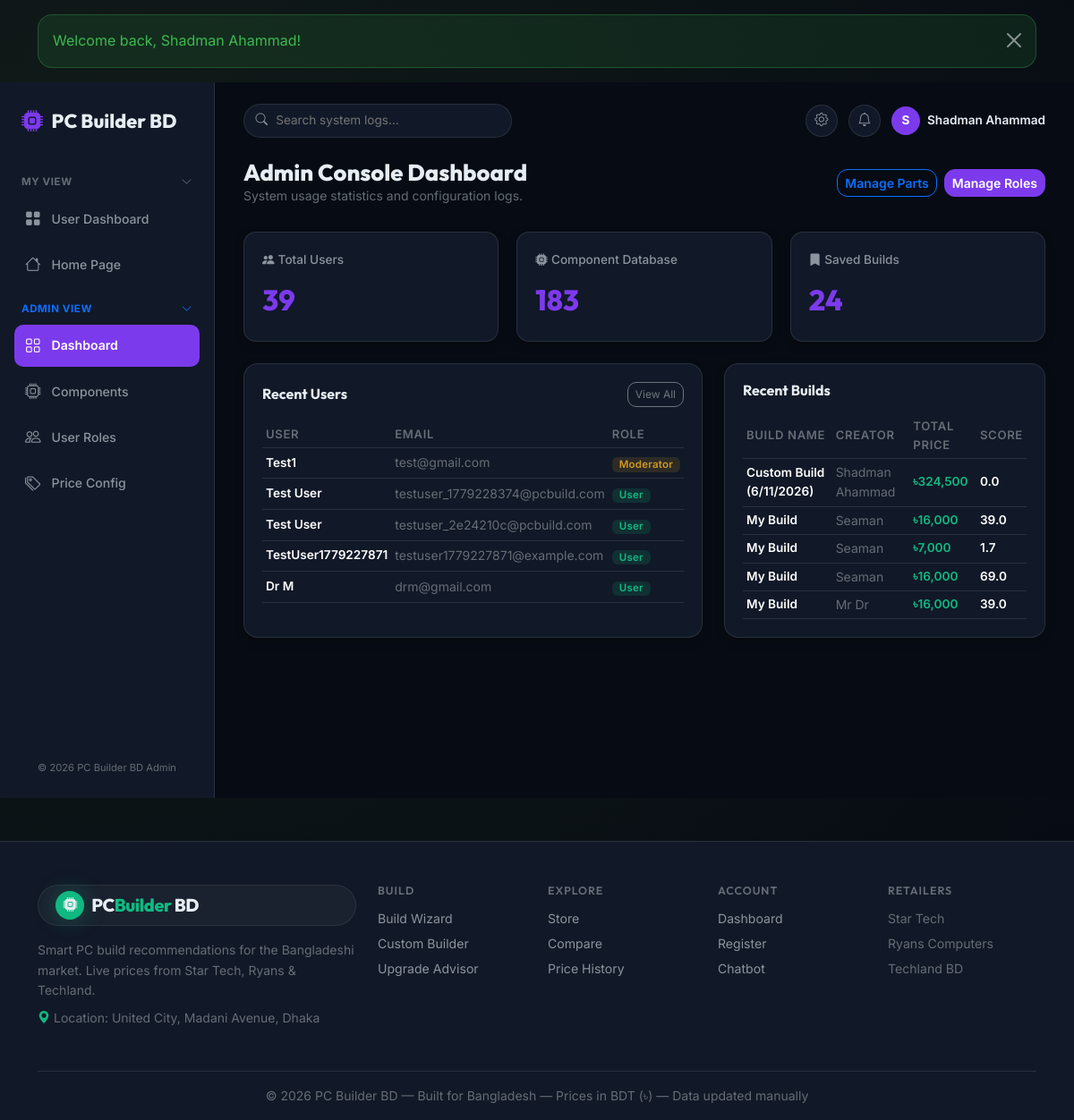
Page /admin/index.php (signed in) on the earlier database version.
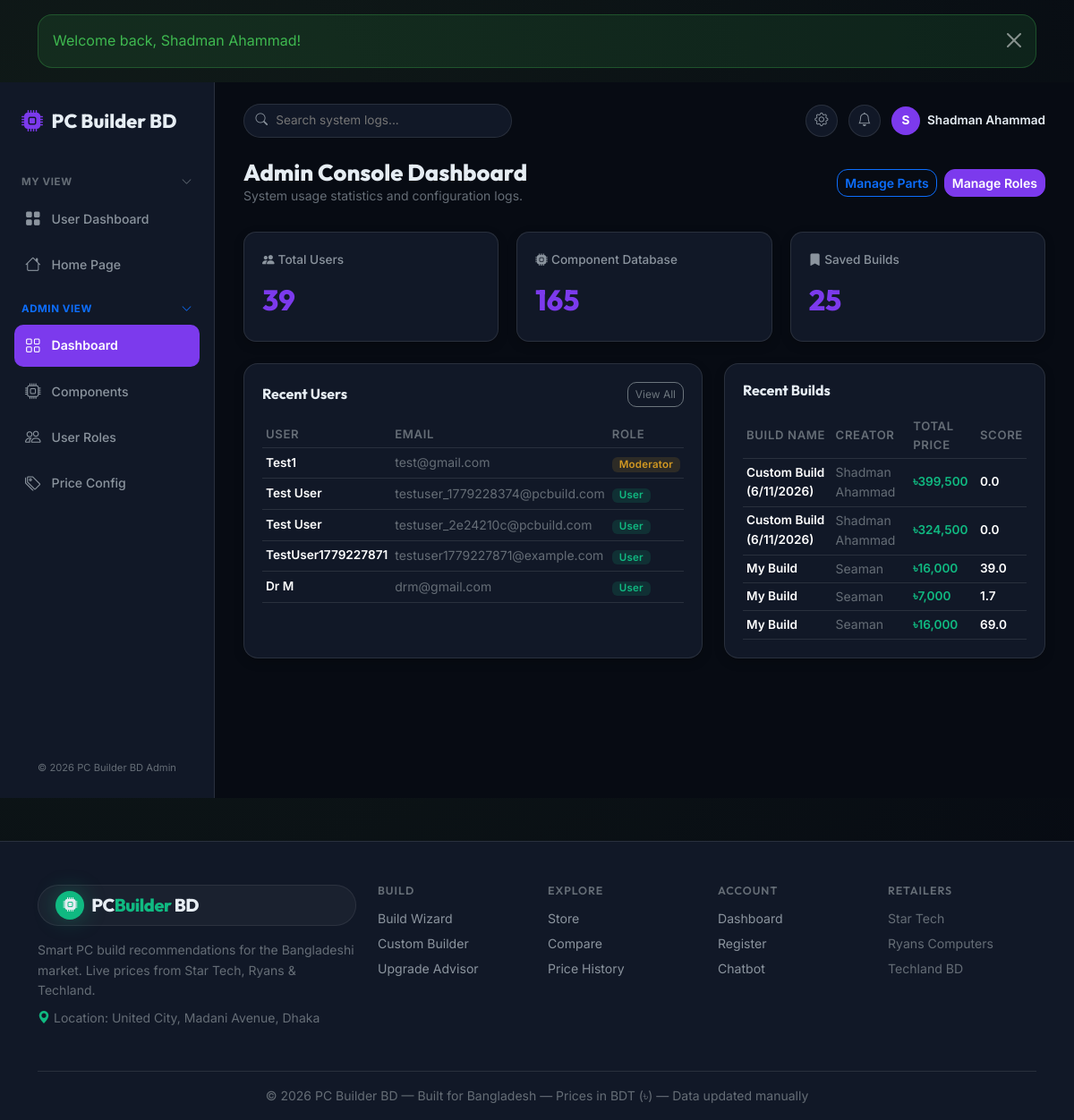
Same page on the later database version.
### tables this page shows
CREATE TABLE `user` (
  `user_id` int(11) NOT NULL AUTO_INCREMENT,
  `user_name` varchar(30) NOT NULL,
  `email` varchar(100) NOT NULL,
  `user_password` varchar(255) NOT NULL,
  `role` enum('user','admin','moderator') NOT NULL DEFAULT 'user',
  `created_at` timestamp NOT NULL DEFAULT current_timestamp(),
  PRIMARY KEY (`user_id`)
);

CREATE TABLE `build` (
  `build_id` int(11) NOT NULL AUTO_INCREMENT,
  `user_id` int(11) NOT NULL,
  `total_price` decimal(10,2) NOT NULL,
  `fps` int(11) NOT NULL,
  `wattage` int(11) NOT NULL,
  `name` varchar(200) NOT NULL DEFAULT 'My Build',
  `purpose` varchar(50) NOT NULL DEFAULT 'general',
  `score` decimal(6,2) NOT NULL DEFAULT 0.00,
  `created_at` timestamp NOT NULL DEFAULT current_timestamp(),
  PRIMARY KEY (`build_id`),
  KEY `fk_user_id_build` (`user_id`),
  CONSTRAINT `fk_user_id_build` FOREIGN KEY (`user_id`) REFERENCES `user` (`user_id`) ON DELETE CASCADE ON UPDATE CASCADE
);

### includes/db.php (called while the page is built, shortened)
<?php
function get_db(): PDO {
    static $pdo = null;
    if ($pdo !== null) return $pdo;
    $dsn = sprintf(
        'mysql:host=%s;dbname=%s;charset=%s',
        DB_HOST, DB_NAME, DB_CHARSET
    );
    try {
        $pdo = new PDO($dsn, DB_USER, DB_PASS, [
            PDO::ATTR_ERRMODE            => PDO::ERRMODE_EXCEPTION,
            PDO::ATTR_DEFAULT_FETCH_MODE => PDO::FETCH_ASSOC,
            PDO::ATTR_EMULATE_PREPARES   => false,
        ]);
    } catch (PDOException $e) {
        if (APP_ENV === 'production') {
            http_response_code(500);
            die('Database connection failed.');
        }
        throw $e;
    }
    return $pdo;
}
function db_query(string $sql, array $params = []): array {
    $stmt = get_db()->prepare($sql);
    $stmt->execute($params);
    return $stmt->fetchAll();
}
function db_row(string $sql, array $params = []): ?array {
    $stmt = get_db()->prepare($sql);
    $stmt->execute($params);
    $row = $stmt->fetch();
    return $row !== false ? $row : null;
}

### admin/index.php (the view, shortened to what the changed rows need)
<?php
require_once __DIR__ . '/../includes/db.php';
require_once __DIR__ . '/../includes/functions.php';
$total_comps  = db_row('SELECT COUNT(*) c FROM component')['c'];
$total_builds = db_row('SELECT COUNT(*) c FROM `build`')['c'];
$recent_users = db_query('SELECT user_id,user_name,email,role,created_at FROM `user` ORDER BY created_at DESC LIMIT 5');
$recent_builds= db_query(
    'SELECT b.build_id,b.name,b.total_price,b.score,b.created_at,u.user_name FROM `build` b
     JOIN `user` u ON u.user_id=b.user_id ORDER BY b.created_at DESC LIMIT 5'
);
include __DIR__ . '/../templates/header.php';
?>
<div class="admin-layout-wrapper">
  <main class="admin-workspace">
    <div class="d-flex justify-content-between align-items-center mb-1">
      <div>
        <h2 style="font-family: var(--font-head); font-weight:800; font-size:1.6rem; color:var(--text-primary); margin:0;">Admin Console Dashboard</h2>
      </div>
    </div>
    <div class="admin-kpis-grid">
      <div class="admin-kpi-card">
        <div class="admin-kpi-title"><i class="bi bi-cpu-fill me-1"></i>Component Database</div>
        <div class="admin-kpi-value"><?= number_format((int)$total_comps) ?></div>
      </div>
      <div class="admin-kpi-card">
        <div class="admin-kpi-title"><i class="bi bi-bookmark-fill me-1"></i>Saved Builds</div>
        <div class="admin-kpi-value"><?= number_format((int)$total_builds) ?></div>
      </div>
    </div>
    <div class="admin-row-panels">
      <div class="admin-panel-card">
        <div class="table-responsive">
          <table class="table table-sm table-hover mb-0">
            <thead><tr><th>User</th><th>Email</th><th>Role</th></tr></thead>
            <tbody>
              <?php foreach ($recent_users as $u): ?>
                <tr>
                  <td class="fw-600" style="font-size:0.85rem;"><?= sanitise($u['user_name']) ?></td>
                  <td class="text-muted small"><?= sanitise($u['email']) ?></td>
                  <td>
                    <?php
                      $rClass = match($u['role'] ?? 'user') {
                          'admin'     => 'badge-role-admin',
                          'moderator' => 'badge-role-moderator',
                          default     => 'badge-role-user',
                      };
                    ?>
                    <span class="badge <?= $rClass ?>"><?= ucfirst(sanitise($u['role'] ?? 'user')) ?></span>
                  </td>
                </tr>
              <?php endforeach; ?>
            </tbody>
          </table>
        </div>
      </div>
      <div class="admin-panel-card">
        <div class="table-responsive">
          <table class="table table-sm table-hover mb-0">
            <thead><tr><th>Build Name</th><th>Creator</th><th>Total Price</th><th>Score</th></tr></thead>
            <tbody>
              <?php foreach ($recent_builds as $b): ?>
                <tr>
                  <td class="fw-600" style="font-size:0.85rem;"><?= sanitise($b['name']) ?></td>
                  <td class="text-muted small"><?= sanitise($b['user_name']) ?></td>
                  <td class="text-accent fw-600" style="font-size:0.85rem;"><?= format_bdt((float)$b['total_price']) ?></td>
                  <td style="font-size:0.85rem; font-weight:600;"><?= number_format((float)$b['score'], 1) ?></td>
                </tr>
              <?php endforeach; ?>
            </tbody>
          </table>
        </div>
      </div>
    </div>
  </main>
</div>
<?php include __DIR__ . '/../templates/footer.php'; ?>

### includes/functions.php (shortened to what the changed rows need)
<?php
function format_bdt(float $n): string {
    return '৳' . number_format($n, 0, '.', ',');
}
function sanitise(mixed $input): string {
    return htmlspecialchars((string)$input, ENT_QUOTES | ENT_SUBSTITUTE, 'UTF-8');
}
function get_flash(): array {
    $messages = $_SESSION['flash'] ?? [];
    return $messages;
}
function render_flash(): void {
    foreach (get_flash() as $f) {
        $t = sanitise($f['type']); $m = sanitise($f['msg']);
        echo "<div class=\"alert alert-{$t} alert-dismissible fade show\" role=\"alert\">"
            . $m . "<button type=\"button\" class=\"btn-close\" data-bs-dismiss=\"alert\" aria-label=\"Close\"></button></div>";
    }
}

Differences in the rows shown:
no longer on this page (row unchanged): build: name "My Build", user.user_name "Mr Dr", total_price "৳16,000", score "39.0"
added build: name "Custom Build (6/11/2026)", user.user_name "Shadman Ahammad", total_price "৳399,500", score "0.0"
Other differences:
$total_comps: "183" → "165"
$total_builds: "24" → "25"
